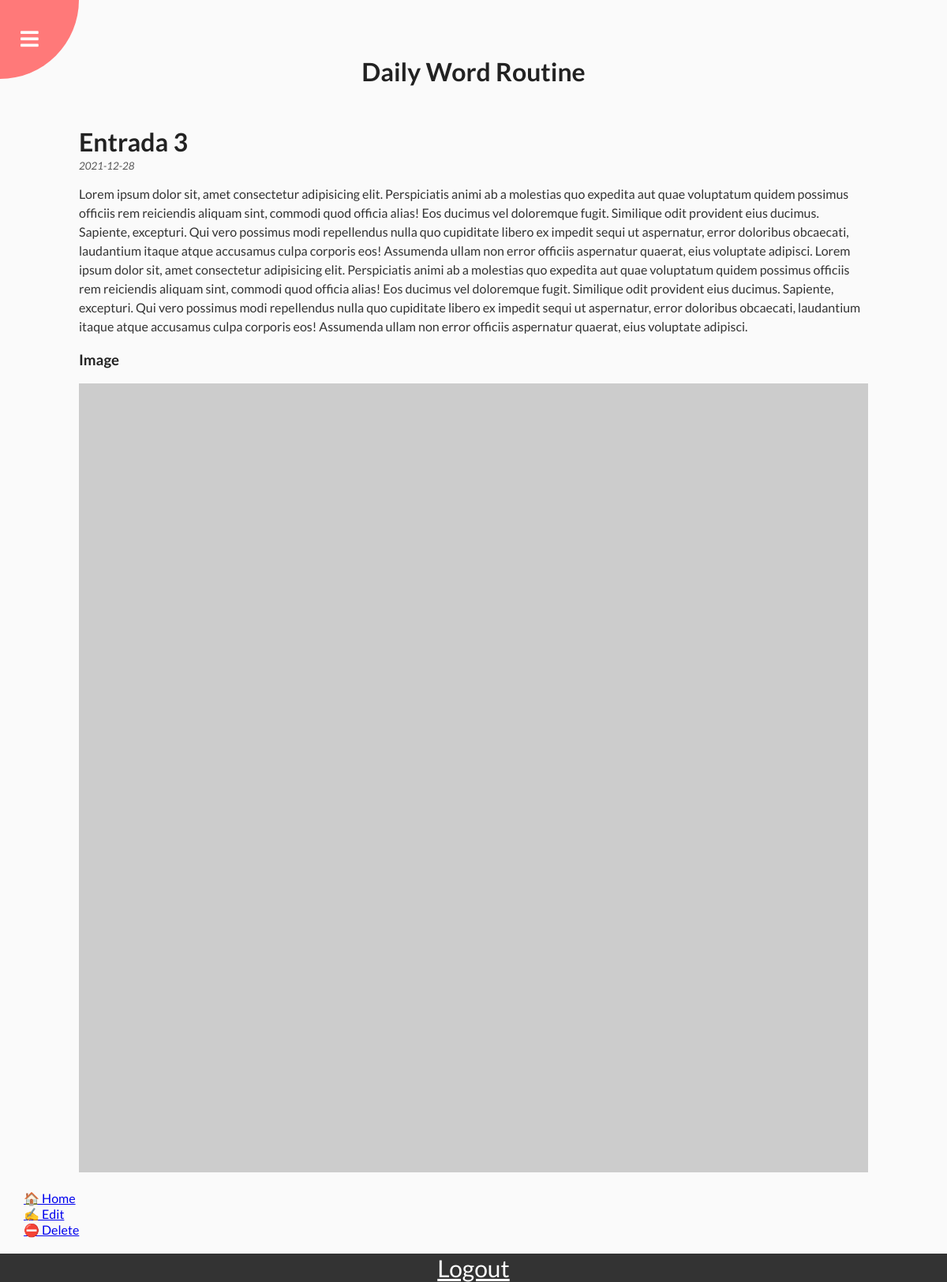
/entry/5, run on the app's committed database.
### entries/models.py (models this page shows, shortened)
class Entry(models.Model):
    title = models.CharField(max_length=200)
    content = models.TextField()
    date_created = models.DateTimeField(default=timezone.now)
    languaje = models.CharField(max_length=10)
    class Meta:
        verbose_name_plural = "Entries"

### entries/views.py (the view)
class EntryDetailView(DetailView):
    model = Entry

### entries/templates/entries/entry_detail.html (shortened to what this page needs)
{% extends "entries/base.html" %}
{% block content %}
<div class="circle-container">
    <div class="circle">
        <button id="open">
            <i class="fas fa-bars"></i>
        </button>
    </div>
</div>
    <div class="content">
        <h1>{{ entry.title }}</h1>
        <small>{{ entry.date_created|date:'Y-m-d' }}</small>
        <p>{{ entry.content }}</p>
        <h3> Image </h3>
        <img src = "https://picsum.photos/1000/1000"/>
    </div>
    <nav>
        <ul>
            <li><a href="/">🏠 Home</a></li>
            <li><a href="{% url 'entry-update' entry.id %}">✍️ Edit</a></li>
            <li><a href="{% url 'entry-delete' entry.id %}">⛔ Delete</a></li>
        </ul>
    </nav>
{% endblock %}

### entries/static/css/style.css (style rules this page uses)
* { box-sizing: border-box; }
body { font-family: 'Lato', sans-serif; background-color: #333; color: #222; overflow-x: hidden; margin: 0; }
.circle-container { position: fixed; top: -100px; left: -100px; }
.circle { background-color: #ff7979; height: 200px; width: 200px; border-radius: 50%; position: relative; transition: transform 0.5s linear; }
.circle button { cursor: pointer; position: absolute; top: 50%; left: 50%; height: 100px; background: transparent; border: 0; font-size: 26px; color: #fff; }
.circle button#open { left: 60%; }
nav { position: fixed; bottom: 40px; left: 0; z-index: 100; }
nav ul { list-style-type: none; padding-left: 30px; }
.content { max-width: 1000px; margin: 50px auto; }
.content img { max-width: 100%; }
.content h1 { margin: 0; }
.content small { color: #555; font-style: italic; }
.content p { color: #333; line-height: 1.5; }

### data on the page
Entry: title "Entrada 3", date_created "2021-12-28", content "Lorem ipsum dolor sit, amet consectetur adipisicing elit. Perspiciatis animi ab a molestias quo expedita aut quae voluptatum quidem possimus officiis rem reiciendis aliquam sint, commodi quod officia alias! Eos ducimus vel doloremque fugit. Similique odit provident eius ducimus. Sapiente, excepturi. Qui vero possimus modi repellendus nulla quo cupiditate libero ex impedit sequi ut aspernatur, error doloribus obcaecati, laudantium itaque atque accusamus culpa corporis eos! Assumenda ullam non error officiis aspernatur quaerat, eius voluptate adipisci. Lorem ipsum dolor sit, amet consectetur adipisicing elit. Perspiciatis animi ab a molestias quo expedita aut quae voluptatum quidem possimus…"
